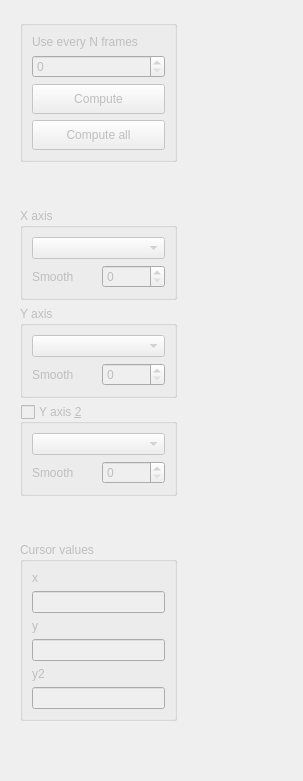
      <widget class="QWidget" name="tabanalyze">
       <attribute name="title">
        <string>Analyze</string>
       </attribute>
       <layout class="QHBoxLayout" name="horizontalLayout_9">
        <item>
         <widget class="QFrame" name="frame_4">
          <property name="minimumSize">
           <size>
            <width>175</width>
            <height>0</height>
           </size>
          </property>
          <property name="maximumSize">
           <size>
            <width>175</width>
            <height>16777215</height>
           </size>
          </property>
          <property name="frameShape">
           <enum>QFrame::NoFrame</enum>
          </property>
          <property name="frameShadow">
           <enum>QFrame::Raised</enum>
          </property>
          <layout class="QVBoxLayout" name="verticalLayout_11">
           <item>
            <widget class="QGroupBox" name="tab4_run_box">
             <property name="enabled">
              <bool>false</bool>
             </property>
             <layout class="QVBoxLayout" name="verticalLayout_24">
              <item>
               <widget class="QLabel" name="label">
                <property name="text">
                 <string>Use every N frames</string>
                </property>
               </widget>
              </item>
              <item>
               <widget class="QSpinBox" name="tab4_set_N">
                <property name="toolTip">
                 <string>The default value is calculated so that around 50 frames are analysed.</string>
                </property>
               </widget>
              </item>
              <item>
               <widget class="QPushButton" name="tab4_run_button">
                <property name="minimumSize">
                 <size>
                  <width>0</width>
                  <height>30</height>
                 </size>
                </property>
                <property name="text">
                 <string>Compute</string>
                </property>
               </widget>
              </item>
              <item>
               <widget class="QPushButton" name="tab4_run_all_button">
                <property name="minimumSize">
                 <size>
                  <width>0</width>
                  <height>30</height>
                 </size>
                </property>
                <property name="text">
                 <string>Compute all</string>
                </property>
               </widget>
              </item>
             </layout>
            </widget>
           </item>
           <item>
            <spacer name="verticalSpacer_13">
             <property name="orientation">
              <enum>Qt::Vertical</enum>
             </property>
             <property name="sizeHint" stdset="0">
              <size>
               <width>20</width>
               <height>40</height>
              </size>
             </property>
            </spacer>
           </item>
           <item>
            <widget class="QGroupBox" name="tab4_xaxis_box">
             <property name="enabled">
              <bool>false</bool>
             </property>
             <property name="title">
              <string>X axis</string>
             </property>
             <property name="flat">
              <bool>false</bool>
             </property>
             <property name="checkable">
              <bool>false</bool>
             </property>
             <property name="checked">
              <bool>false</bool>
             </property>
             <layout class="QVBoxLayout" name="verticalLayout_13">
              <item>
               <widget class="QComboBox" name="tab4_combo_xaxis">
                <property name="sizePolicy">
                 <sizepolicy hsizetype="Minimum" vsizetype="Fixed">
                  <horstretch>0</horstretch>
                  <verstretch>0</verstretch>
                 </sizepolicy>
                </property>
               </widget>
              </item>
              <item>
               <layout class="QHBoxLayout" name="horizontalLayout_14">
                <property name="topMargin">
                 <number>0</number>
                </property>
                <item>
                 <widget class="QLabel" name="label_23">
                  <property name="text">
                   <string>Smooth</string>
                  </property>
                 </widget>
                </item>
                <item>
                 <widget class="QSpinBox" name="tab4_smoothx">
                  <property name="maximum">
                   <number>1000</number>
                  </property>
                  <property name="value">
                   <number>0</number>
                  </property>
                 </widget>
                </item>
               </layout>
              </item>
             </layout>
            </widget>
           </item>
           <item>
            <widget class="QGroupBox" name="tab4_yaxis_box">
             <property name="enabled">
              <bool>false</bool>
             </property>
             <property name="title">
              <string>Y axis</string>
             </property>
             <property name="flat">
              <bool>false</bool>
             </property>
             <property name="checkable">
              <bool>false</bool>
             </property>
             <property name="checked">
              <bool>false</bool>
             </property>
             <layout class="QVBoxLayout" name="verticalLayout_19">
              <item>
               <widget class="QComboBox" name="tab4_combo_yaxis"/>
              </item>
              <item>
               <layout class="QHBoxLayout" name="horizontalLayout_17">
                <property name="topMargin">
                 <number>0</number>
                </property>
                <item>
                 <widget class="QLabel" name="label_24">
                  <property name="text">
                   <string>Smooth</string>
                  </property>
                 </widget>
                </item>
                <item>
                 <widget class="QSpinBox" name="tab4_smoothy">
                  <property name="maximum">
                   <number>1000</number>
                  </property>
                  <property name="value">
                   <number>0</number>
                  </property>
                 </widget>
                </item>
               </layout>
              </item>
             </layout>
            </widget>
           </item>
           <item>
            <widget class="QGroupBox" name="tab4_yaxis2_box">
             <property name="enabled">
              <bool>false</bool>
             </property>
             <property name="title">
              <string>Y axis &amp;2</string>
             </property>
             <property name="flat">
              <bool>false</bool>
             </property>
             <property name="checkable">
              <bool>true</bool>
             </property>
             <property name="checked">
              <bool>false</bool>
             </property>
             <layout class="QVBoxLayout" name="verticalLayout_23">
              <item>
               <widget class="QComboBox" name="tab4_combo_yaxis2"/>
              </item>
              <item>
               <layout class="QHBoxLayout" name="horizontalLayout_19">
                <property name="topMargin">
                 <number>0</number>
                </property>
                <item>
                 <widget class="QLabel" name="label_26">
                  <property name="text">
                   <string>Smooth</string>
                  </property>
                 </widget>
                </item>
                <item>
                 <widget class="QSpinBox" name="tab4_smoothy2">
                  <property name="maximum">
                   <number>1000</number>
                  </property>
                  <property name="value">
                   <number>0</number>
                  </property>
                 </widget>
                </item>
               </layout>
              </item>
             </layout>
            </widget>
           </item>
           <item>
            <spacer name="verticalSpacer_15">
             <property name="orientation">
              <enum>Qt::Vertical</enum>
             </property>
             <property name="sizeHint" stdset="0">
              <size>
               <width>20</width>
               <height>40</height>
              </size>
             </property>
            </spacer>
           </item>
           <item>
            <widget class="QGroupBox" name="tab4_local_values_box">
             <property name="enabled">
              <bool>false</bool>
             </property>
             <property name="title">
              <string>Cursor values</string>
             </property>
             <layout class="QVBoxLayout" name="verticalLayout_22">
              <item>
               <widget class="QLabel" name="tab4_local_x_label">
                <property name="text">
                 <string>x</string>
                </property>
               </widget>
              </item>
              <item>
               <widget class="QLineEdit" name="tab4_local_x_value">
                <property name="readOnly">
                 <bool>true</bool>
                </property>
               </widget>
              </item>
              <item>
               <widget class="QLabel" name="tab4_local_y_label">
                <property name="text">
                 <string>y</string>
                </property>
               </widget>
              </item>
              <item>
               <widget class="QLineEdit" name="tab4_local_y_value">
                <property name="readOnly">
                 <bool>true</bool>
                </property>
               </widget>
              </item>
              <item>
               <widget class="QLabel" name="tab4_local_y2_label">
                <property name="text">
                 <string>y2</string>
                </property>
               </widget>
              </item>
              <item>
               <widget class="QLineEdit" name="tab4_local_y2_value">
                <property name="readOnly">
                 <bool>true</bool>
                </property>
               </widget>
              </item>
             </layout>
            </widget>
           </item>
           <item>
            <spacer name="verticalSpacer_14">
             <property name="orientation">
              <enum>Qt::Vertical</enum>
             </property>
             <property name="sizeHint" stdset="0">
              <size>
               <width>20</width>
               <height>40</height>
              </size>
             </property>
            </spacer>
           </item>
          </layout>
         </widget>
        </item>
        <item>
         <layout class="QVBoxLayout" name="verticalLayout_25">
          <property name="rightMargin">
           <number>0</number>
          </property>
          <property name="bottomMargin">
           <number>0</number>
          </property>
          <item>
           <layout class="QGridLayout" name="gridLayout_4">
            <item row="0" column="1">
             <spacer name="verticalSpacer_11">
              <property name="orientation">
               <enum>Qt::Vertical</enum>
              </property>
              <property name="sizeHint" stdset="0">
               <size>
                <width>20</width>
                <height>40</height>
               </size>
              </property>
             </spacer>
            </item>
            <item row="1" column="0">
             <spacer name="horizontalSpacer_8">
              <property name="orientation">
               <enum>Qt::Horizontal</enum>
              </property>
              <property name="sizeHint" stdset="0">
               <size>
                <width>40</width>
                <height>20</height>
               </size>
              </property>
             </spacer>
            </item>
            <item row="1" column="2">
             <spacer name="horizontalSpacer_7">
              <property name="orientation">
               <enum>Qt::Horizontal</enum>
              </property>
              <property name="sizeHint" stdset="0">
               <size>
                <width>40</width>
                <height>20</height>
               </size>
              </property>
             </spacer>
            </item>
            <item row="2" column="1">
             <spacer name="verticalSpacer_10">
              <property name="orientation">
               <enum>Qt::Vertical</enum>
              </property>
              <property name="sizeHint" stdset="0">
               <size>
                <width>20</width>
                <height>40</height>
               </size>
              </property>
             </spacer>
            </item>
            <item row="1" column="1">
             <widget class="MplWidgetAnalyze" name="mplwidgetanalyze" native="true">
              <property name="cursor">
               <cursorShape>ArrowCursor</cursorShape>
              </property>
             </widget>
            </item>
           </layout>
          </item>
         </layout>
        </item>
       </layout>
      </widget>
